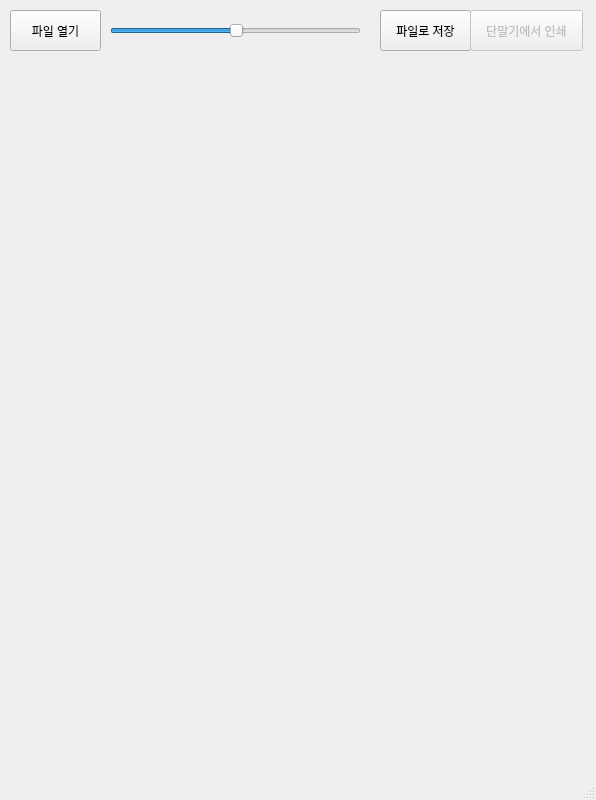
<?xml version="1.0" encoding="UTF-8"?>
<ui version="4.0">
 <class>MainWindow</class>
 <widget class="QMainWindow" name="MainWindow">
  <property name="geometry">
   <rect>
    <x>0</x>
    <y>0</y>
    <width>596</width>
    <height>800</height>
   </rect>
  </property>
  <property name="sizePolicy">
   <sizepolicy hsizetype="Fixed" vsizetype="Fixed">
    <horstretch>100</horstretch>
    <verstretch>120</verstretch>
   </sizepolicy>
  </property>
  <property name="minimumSize">
   <size>
    <width>596</width>
    <height>0</height>
   </size>
  </property>
  <property name="maximumSize">
   <size>
    <width>596</width>
    <height>16777215</height>
   </size>
  </property>
  <property name="windowTitle">
   <string>배민단말기 프린터 - 주문중계팀 박진용(jypark@woowahan.com)</string>
  </property>
  <widget class="QWidget" name="centralWidget">
   <widget class="QPushButton" name="pushButton">
    <property name="geometry">
     <rect>
      <x>10</x>
      <y>10</y>
      <width>91</width>
      <height>41</height>
     </rect>
    </property>
    <property name="text">
     <string>파일 열기</string>
    </property>
   </widget>
   <widget class="QLabel" name="label">
    <property name="geometry">
     <rect>
      <x>10</x>
      <y>49</y>
      <width>576</width>
      <height>2011</height>
     </rect>
    </property>
    <property name="text">
     <string/>
    </property>
    <property name="alignment">
     <set>Qt::AlignHCenter|Qt::AlignTop</set>
    </property>
   </widget>
   <widget class="QSlider" name="horizontalSlider">
    <property name="geometry">
     <rect>
      <x>110</x>
      <y>20</y>
      <width>251</width>
      <height>22</height>
     </rect>
    </property>
    <property name="value">
     <number>50</number>
    </property>
    <property name="sliderPosition">
     <number>50</number>
    </property>
    <property name="orientation">
     <enum>Qt::Horizontal</enum>
    </property>
   </widget>
   <widget class="QPushButton" name="pushButtonSave">
    <property name="geometry">
     <rect>
      <x>380</x>
      <y>10</y>
      <width>91</width>
      <height>41</height>
     </rect>
    </property>
    <property name="text">
     <string>파일로 저장</string>
    </property>
   </widget>
   <widget class="QPushButton" name="pushButtonPrint">
    <property name="enabled">
     <bool>false</bool>
    </property>
    <property name="geometry">
     <rect>
      <x>470</x>
      <y>10</y>
      <width>113</width>
      <height>41</height>
     </rect>
    </property>
    <property name="text">
     <string>단말기에서 인쇄</string>
    </property>
   </widget>
  </widget>
  <widget class="QStatusBar" name="statusBar"/>
  <action name="actionOpen">
   <property name="text">
    <string>Open</string>
   </property>
  </action>
  <action name="actionExit">
   <property name="text">
    <string>Exit</string>
   </property>
  </action>
  <action name="actionAbout">
   <property name="text">
    <string>About</string>
   </property>
  </action>
 </widget>
 <layoutdefault spacing="6" margin="11"/>
 <resources/>
 <connections/>
</ui>
